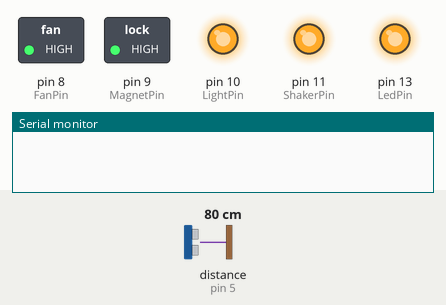
This sketch was run on a simulated Arduino Uno, built with avr-gcc and run on an emulated ATmega328P. On the bench: switched loads named in the sketch (green lamp = pin HIGH), output pins drawn as LEDs (lit = HIGH), the last lines printed to the serial monitor. Wiring (inferred from the names in the program): ultrasonic range finder: trigger pin 4; echo pin 5. Inputs (shaded band) come from the test bench; at power-on: distance to the obstacle (sensor on pin 5) 80 cm. The echo pulse lasts 58.3 µs per cm; pins used as bus, display or sensor lines are not drawn.

Above: at 1.7 s.
1.8 s: distance to the obstacle (sensor on pin 5) set to 28 cm
3.3 s: distance to the obstacle (sensor on pin 5) set to 23 cm
At 4.2 s:
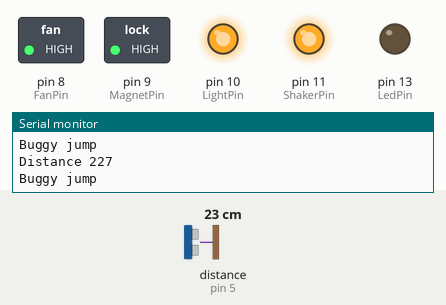
5.0 s: distance to the obstacle (sensor on pin 5) set to 35 cm
At 6.7 s:
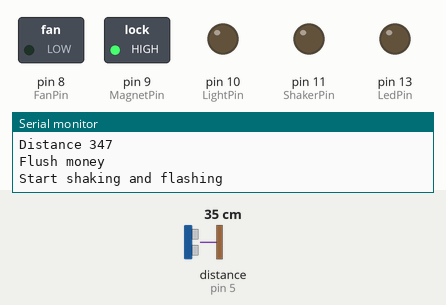
At 9.0 s:
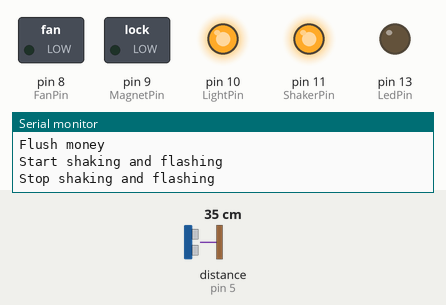
Timing chart, 0 to 10.5 s (numbered marks = the images above; inputs shaded):
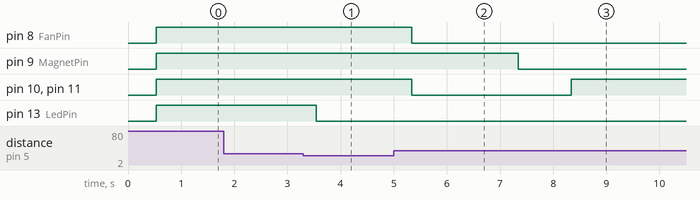

Measured:
- the behaviour switches between 26 and 25 cm on distance to the obstacle (sensor on pin 5) (found by bisection; images 0 and 1)
- after the input at 1.8 s, every drawn part: stays the same
- after the input at 3.3 s, pin 13 (LedPin): HIGH → LOW after 0.24 s
- after the input at 5.0 s, pin 8 (FanPin): HIGH → LOW after 0.34 s; pin 9 (MagnetPin): HIGH → LOW after 2.3 s; pin 10 (LightPin), pin 11 (ShakerPin): HIGH → LOW after 0.34 s, → HIGH 3.0 s later

The sketch:

elevator_inside.ino
```cpp
#include "RunningMedian.h"

////////////////////////////////////////////////////////////////////////////////

class TTimeoutActionBase
{
public:
  TTimeoutActionBase(unsigned long delta)
    : Delta_(delta)
  {
    ResetLastTime();
  }

  void Update()
  {
    unsigned long time = millis();
    unsigned long diff = time - LastTime_;
    if (diff < Delta_) {
      return;
    }

    LastTime_ = time;
    Do();
  }

  virtual void Do() = 0;

protected:
  void ResetLastTime()
  {
    LastTime_ = millis();
  }

private:
  const unsigned long Delta_;
  unsigned long LastTime_;
};

////////////////////////////////////////////////////////////////////////////////

#define WINDOW_SIZE 7

class TWindow
  : public TTimeoutActionBase
{
public:
  TWindow(unsigned long delta, int echoPin, int trigPin)
    : TTimeoutActionBase(delta)
    , EchoPin_(echoPin)
    , TrigPin_(trigPin)
    , Samples_(WINDOW_SIZE)
  {
    pinMode(TrigPin_, OUTPUT);
    pinMode(EchoPin_, INPUT);

    Reset(delta);
  }

  long GetMedianDistance()
  {
    return Samples_.getMedian();
  }

  void Reset(int delayTime = 0)
  {
    Samples_.clear();
    for (int i = 0; i < WINDOW_SIZE; ++i) {
      Samples_.add(GetDistance());
      delay(delayTime);
    }
    ResetLastTime();
  }

private:
  const int EchoPin_;
  const int TrigPin_;

  RunningMedian Samples_;

  virtual void Do()
  {
    Samples_.add(GetDistance());
  }

  long GetDistance()
  {
    digitalWrite(TrigPin_, LOW);
    delayMicroseconds(2);
    digitalWrite(TrigPin_, HIGH);
    delayMicroseconds(10);
    digitalWrite(TrigPin_, LOW);

    long duration = pulseIn(EchoPin_, HIGH);
    return duration / 2 / 2.91;
  }
};

////////////////////////////////////////////////////////////////////////////////

/*

class TFlasher
  : public TTimeoutActionBase
{
public:
  TFlasher(unsigned long delta, int pin)
    : TTimeoutActionBase(delta)
    , Pin_(pin)
  {
    pinMode(Pin_, OUTPUT);
    digitalWrite(Pin_, HIGH);
  }

  void StartFlashing()
  {
    IsFlashing_ = true;
    Next();
  }

  void StopFlashing()
  {
    IsFlashing_ = false;
    On_ = true;

    digitalWrite(Pin_, HIGH);
  }

private:
  const int Pin_;
  bool IsFlashing_;

  int Count_ = 0;
  int Limit_ = 0;
  bool On_ = true;

  virtual void Do()
  {
    if (!IsFlashing_) {
      return;
    }

    if (++Count_ == Limit_) {
      digitalWrite(Pin_, On_ ? LOW : HIGH);
      On_ = !On_;
      Next();
    }
  }

  void Next()
  {
    Count_ = 0;
    Limit_ = random(1, 10);
  }
};
*/

////////////////////////////////////////////////////////////////////////////////

const int ShakerPin = 11;
const int LightPin = 10;
const int MagnetPin = 9;
const int FanPin = 8;

const int MaxDiffCount = 3;
const int DistanceDelta = 2;

const int BuggyJumpDelta = 100;

const int MaxDistance = 250;
const int MinDistance = 150;

class TState
  : public TTimeoutActionBase
{
public:
  TState(unsigned long delta, TWindow* window /*, TFlasher* flasher */)
    : TTimeoutActionBase(delta)
    , Window_(window)
  //  , Flasher_(flasher)
  {
    pinMode(ShakerPin, OUTPUT);
    pinMode(MagnetPin, OUTPUT);
    pinMode(FanPin, OUTPUT);
    pinMode(LightPin, OUTPUT);

    digitalWrite(MagnetPin, HIGH);
    digitalWrite(ShakerPin, HIGH);
    digitalWrite(FanPin, HIGH);
    digitalWrite(LightPin, HIGH);

    LastDistance_ = Window_->GetMedianDistance();
  }

  virtual void Do()
  {
    long distance = Window_->GetMedianDistance();
    if (distance != LastDistance_) {
      Serial.print("Distance ");
      Serial.println(distance);
    }

    if (distance > MaxDistance) {
      FlushMoney();
      return;
    }

    int delta = abs(LastDistance_ - distance);

    if (delta > BuggyJumpDelta) {
      Serial.println("Buggy jump");
      DiffCount_ = 0;
      return;
    }

    bool hasMovement = (delta > DistanceDelta);
    LastDistance_ = distance;

    if ((hasMovement && IsMoving_) || (!hasMovement && !IsMoving_)) {
      DiffCount_ = 0;
      return;
    }

    if (++DiffCount_ < MaxDiffCount) {
      return;
    }

    DiffCount_ = 0;
    IsMoving_ = !IsMoving_;

    if (distance < MinDistance) {
      IsMoving_ = false;
    }

    Serial.print("IsMoving ");
    Serial.print(IsMoving_);
    Serial.print("Distance");
    Serial.println(distance);
    if (IsMoving_) {
      StartShakingAndFlashing();
    } else {
      StopShakingAndFlashing();
    }
  }

private:
  TWindow* Window_;
  //TFlasher* Flasher_;

  bool IsMoving_ = false;
  int DiffCount_ = 0;

  long LastDistance_;

  void FlushMoney()
  {
    Serial.println("Flush money");

    if (!IsMoving_) {
      StartShakingAndFlashing();
    }

    // First start fan.
    digitalWrite(FanPin, LOW);
    delay(2000);

    // Open magnet forever, to make sure that door has opened as well.
    digitalWrite(MagnetPin, LOW);

    delay(1000);

    StopShakingAndFlashing();

    // Run fan for 120 sec.
    delay(120000);
    digitalWrite(FanPin, HIGH);

    // Sleep almost forever.
    delay(10 * 60 * 60000);
  }

  void StartShakingAndFlashing()
  {
    Serial.println("Start shaking and flashing");
    //Flasher_->StartFlashing();
    digitalWrite(ShakerPin, LOW);
    digitalWrite(LightPin, LOW);
  }

  void StopShakingAndFlashing()
  {
    Serial.println("Stop shaking and flashing");
    //Flasher_->StopFlashing();
    digitalWrite(ShakerPin, HIGH);
    digitalWrite(LightPin, HIGH);
  }

  void Reset()
  {
    //Flasher_->StopFlashing();
    Window_->Reset();
  }
};

////////////////////////////////////////////////////////////////////////////////

const int EchoPin = 5;
const int TrigPin = 4;

const int LedPin = 13;

TWindow* Window;
//TFlasher* Flasher;
TState* State;

void setup() {
  Serial.begin(9600);

  Window = new TWindow(70, EchoPin, TrigPin);
  //Flasher = new TFlasher(1000, LightPin);
  State = new TState(200, Window /*, Flasher */);

  pinMode(LedPin, OUTPUT);
  digitalWrite(LedPin, HIGH);
}

bool Started = false;

void loop() {
  Window->Update();
  if (!Started && Window->GetMedianDistance() > MaxDistance) {
    return;
  }

  digitalWrite(LedPin, LOW);

  if (!Started) {
    Serial.println("Start WALL-E!");
    Started = true;
  }

  //Flasher->Update();
  State->Update();
}
```

RunningMedian.cpp
```cpp
//
//    FILE: RunningMedian.cpp
//  AUTHOR: Rob dot Tillaart at gmail dot com
// VERSION: 0.1.13
// PURPOSE: RunningMedian library for Arduino
//
// HISTORY:
// 0.1.00 - 2011-02-16 initial version
// 0.1.01 - 2011-02-22 added remarks from CodingBadly
// 0.1.02 - 2012-03-15 added
// 0.1.03 - 2013-09-30 added _sorted flag, minor refactor
// 0.1.04 - 2013-10-17 added getAverage(uint8_t) - kudo's to Sembazuru
// 0.1.05 - 2013-10-18 fixed bug in sort; removes default constructor; dynamic memory
// 0.1.06 - 2013-10-19 faster sort, dynamic arrays, replaced sorted float array with indirection array
// 0.1.07 - 2013-10-19 add correct median if _cnt is even.
// 0.1.08 - 2013-10-20 add getElement(), add getSottedElement() add predict()
// 0.1.09 - 2014-11-25 float to double (support ARM)
// 0.1.10 - 2015-03-07 fix clear
// 0.1.11 - 2015-03-29 undo 0.1.10 fix clear
// 0.1.12 - 2015-07-12 refactor constructor + const
// 0.1.13 - 2015-10-30 fix getElement(n) - kudos to Gdunge
//
// Released to the public domain
//

#include "RunningMedian.h"

RunningMedian::RunningMedian(const uint8_t size)
{
    _size = constrain(size, MEDIAN_MIN_SIZE, MEDIAN_MAX_SIZE);

#ifdef RUNNING_MEDIAN_USE_MALLOC
    _ar = (double *) malloc(_size * sizeof(double));
    _p = (uint8_t *) malloc(_size * sizeof(uint8_t));
#endif

    clear();
}

RunningMedian::~RunningMedian()
{
#ifdef RUNNING_MEDIAN_USE_MALLOC
    free(_ar);
    free(_p);
#endif
}

// resets all counters
void RunningMedian::clear()
{
    _cnt = 0;
    _idx = 0;
    _sorted = false;
    for (uint8_t i = 0; i< _size; i++) _p[i] = i;
}

// adds a new value to the data-set
// or overwrites the oldest if full.
void RunningMedian::add(double value)
{
    _ar[_idx++] = value;
    if (_idx >= _size) _idx = 0; // wrap around
    if (_cnt < _size) _cnt++;
    _sorted = false;
}

double RunningMedian::getMedian()
{
    if (_cnt > 0)
    {
        if (_sorted == false) sort();
        if (_cnt & 0x01) return _ar[_p[_cnt/2]];
        else return (_ar[_p[_cnt/2]] + _ar[_p[_cnt/2 - 1]]) / 2;
    }
    return NAN;
}

#ifdef RUNNING_MEDIAN_ALL
double RunningMedian::getHighest()
{
    return getSortedElement(_cnt - 1);
}

double RunningMedian::getLowest()
{
    return getSortedElement(0);
}

double RunningMedian::getAverage()
{
    if (_cnt > 0)
    {
        double sum = 0;
        for (uint8_t i=0; i< _cnt; i++) sum += _ar[i];
        return sum / _cnt;
    }
    return NAN;
}

double RunningMedian::getAverage(uint8_t nMedians)
{
    if ((_cnt > 0) && (nMedians > 0))
    {
        if (_cnt < nMedians) nMedians = _cnt;     // when filling the array for first time
        uint8_t start = ((_cnt - nMedians)/2);
        uint8_t stop = start + nMedians;

        if (_sorted == false) sort();
        double sum = 0;
        for (uint8_t i = start; i < stop; i++) sum += _ar[_p[i]];
        return sum / nMedians;
    }
    return NAN;
}

double RunningMedian::getElement(const uint8_t n)
{
    if ((_cnt > 0) && (n < _cnt))
    {
        uint8_t pos = _idx + n;
        if (pos >= _cnt) // faster than %
        {
            pos -= _cnt;
        }
        return _ar[pos];
    }
    return NAN;
}

double RunningMedian::getSortedElement(const uint8_t n)
{
    if ((_cnt > 0) && (n < _cnt))
    {
        if (_sorted == false) sort();
        return _ar[_p[n]];
    }
    return NAN;
}

// n can be max <= half the (filled) size
double RunningMedian::predict(const uint8_t n)
{
    if ((_cnt > 0) && (n < _cnt/2))
    {
        double med = getMedian();  // takes care of sorting !
        if (_cnt & 0x01)
        {
            return max(med - _ar[_p[_cnt/2-n]], _ar[_p[_cnt/2+n]] - med);
        }
        else
        {
            double f1 = (_ar[_p[_cnt/2 - n]] + _ar[_p[_cnt/2 - n - 1]])/2;
            double f2 = (_ar[_p[_cnt/2 + n]] + _ar[_p[_cnt/2 + n - 1]])/2;
            return max(med - f1, f2 - med)/2;
        }
    }
    return NAN;
}
#endif

void RunningMedian::sort()
{
    // bubble sort with flag
    for (uint8_t i = 0; i < _cnt-1; i++)
    {
        bool flag = true;
        for (uint8_t j = 1; j < _cnt-i; j++)
        {
            if (_ar[_p[j-1]] > _ar[_p[j]])
            {
                uint8_t t = _p[j-1];
                _p[j-1] = _p[j];
                _p[j] = t;
                flag = false;
            }
        }
        if (flag) break;
    }
    _sorted = true;
}

// END OF FILE
```

RunningMedian.h
```cpp
//
//    FILE: RunningMedian.h
//  AUTHOR: Rob dot Tillaart at gmail dot com
// PURPOSE: RunningMedian library for Arduino
// VERSION: 0.1.13
//     URL: http://arduino.cc/playground/Main/RunningMedian
// HISTORY: See RunningMedian.cpp
//
// Released to the public domain
//

#ifndef RunningMedian_h
#define RunningMedian_h

#if defined(ARDUINO) && ARDUINO >= 100
#include "Arduino.h"
#else
#include "WProgram.h"
#endif

#include <inttypes.h>

#define RUNNING_MEDIAN_VERSION "0.1.13"

// prepare for dynamic version
// not tested use at own risk :)
// #define RUNNING_MEDIAN_USE_MALLOC

// conditional compile to minimize lib
// by removeing a lot of functions.
#define RUNNING_MEDIAN_ALL


// should at least be 5 to be practical
// odd size results in a 'real' middle element.
// even size takes the lower of the two middle elements
#define MEDIAN_MIN_SIZE     1
#define MEDIAN_MAX_SIZE     19          // adjust if needed


class RunningMedian
{
public:
    explicit RunningMedian(const uint8_t size);  // # elements in the internal buffer
    ~RunningMedian();                            // destructor

    void clear();                        // resets internal buffer and var
    void add(const double value);        // adds a new value to internal buffer, optionally replacing the oldest element.
    double getMedian();                  // returns the median == middle element

#ifdef RUNNING_MEDIAN_ALL
    double getAverage();                 // returns average of the values in the internal buffer
    double getAverage(uint8_t nMedian);  // returns average of the middle nMedian values, removes noise from outliers
    double getHighest();                 // returns highest element
    double getLowest();                  // return lowest element

    double getElement(const uint8_t n);        // get n'th element from the values in time order
    double getSortedElement(const uint8_t n);  // get n'th element from the values in size order
    double predict(const uint8_t n);           // predict the max change of median after n additions

    uint8_t getSize() { return _size; };  // returns size of internal buffer
    uint8_t getCount() { return _cnt; };  // returns current used elements, getCount() <= getSize()
#endif

protected:
    boolean _sorted;
    uint8_t _size;
    uint8_t _cnt;
    uint8_t _idx;

#ifdef RUNNING_MEDIAN_USE_MALLOC
    double * _ar;
    uint8_t * _p;
#else
    double _ar[MEDIAN_MAX_SIZE];
    uint8_t _p[MEDIAN_MAX_SIZE];
#endif
    void sort();
};

#endif
// END OF FILE
```
